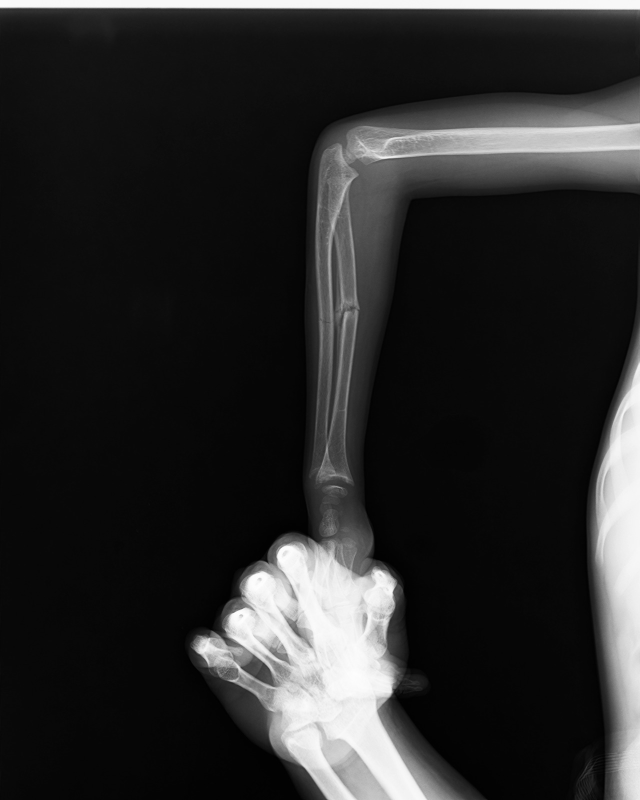
#> input picture ID003-xray_analysis/images/00_original.png, 1280 x 1600 px, found by its file name (shown at 1/2 size)
$ python 06_geometry.py
#> lines starting #> are read from the running program, lines starting #| are printed output that depends on the picture; after the words box and inside, x2 and y2 are one past the last pixel; in counts of white or black regions, pixels touching at a corner belong together
import json
import numpy as np
import cv2
from pathlib import Path
from PIL import Image

base = Path(__file__).resolve().parent.parent
meas = base / "measurements"
meas.mkdir(exist_ok=True)
img = np.array(Image.open(base / "images" / "00_original.png").convert("L"))
H, W = img.shape
#> H = 1600; W = 1280

# Bone mask: bright structures. Use Otsu on the image.
_, bone = cv2.threshold(img, 0, 255, cv2.THRESH_BINARY + cv2.THRESH_OTSU)
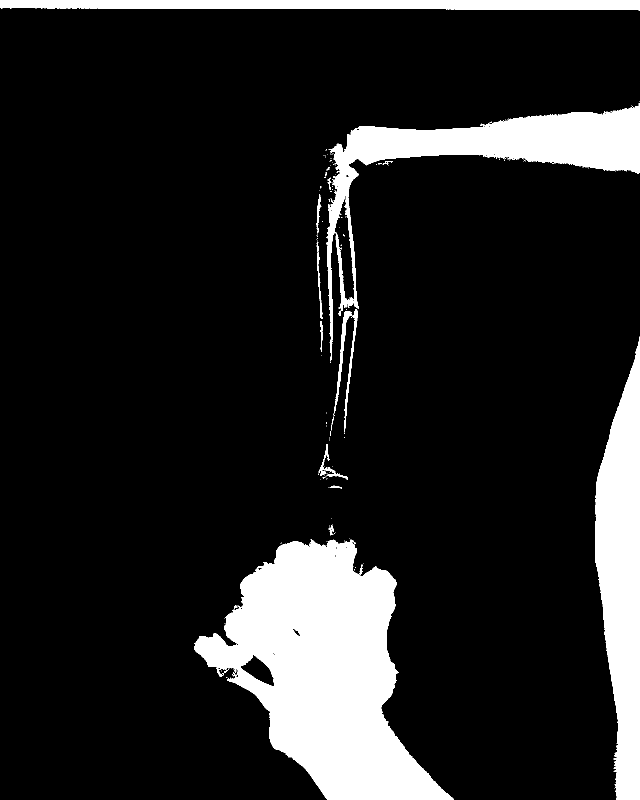
#> bone: shape (1600, 1280) (shown at 1/2 size); 13.5% white; 141 white regions (121 under 20 px), largest, box (x1, y1, x2, y2) and area: (388, 1079, 908, 1600) 139464, (1190, 673, 1280, 1600) 55671, (652, 210, 1280, 723) 54820
# keep only the largest connected component (the limb) to drop background specks
n, labels, stats, cents = cv2.connectedComponentsWithStats(bone, 8)
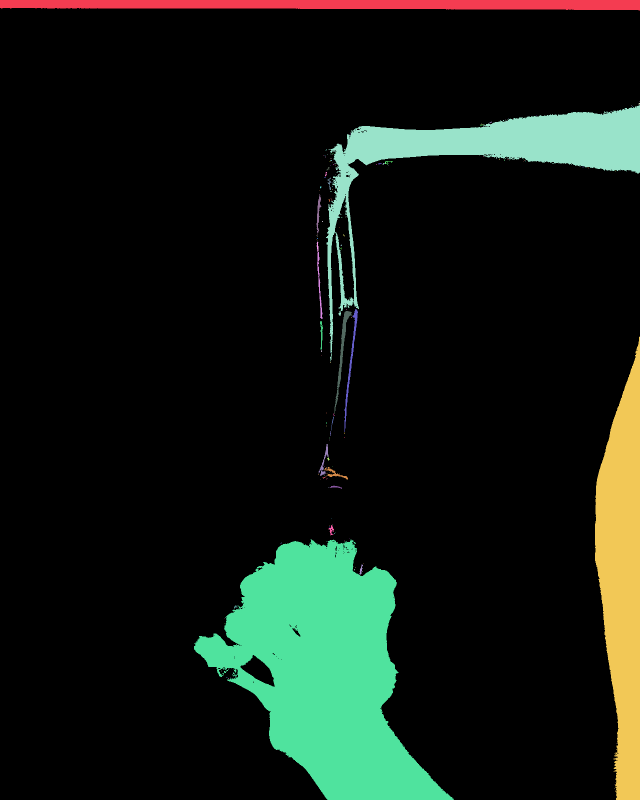
#> labels: shape (1600, 1280) int32 (shown at 1/2 size); 142 distinct labels, from 0 to 141; one colour per label, 0 black
#> n = 142; stats = 142 rows, first 6: [0, 16, 1280, 1584, 1770900], [0, 0, 1280, 21, 22871], [1279, 202, 1, 1, 1], [1277, 206, 3, 3, 8], [1263, 210, 1, 1, 1], [652, 210, 628, 513, 54820]; cents = 142 pairs, first value 442 to 1279, second value 8.47 to 1576
largest = 1 + np.argmax(stats[1:, cv2.CC_STAT_AREA])
#> largest = 123
limb = (labels == largest).astype(np.uint8) * 255
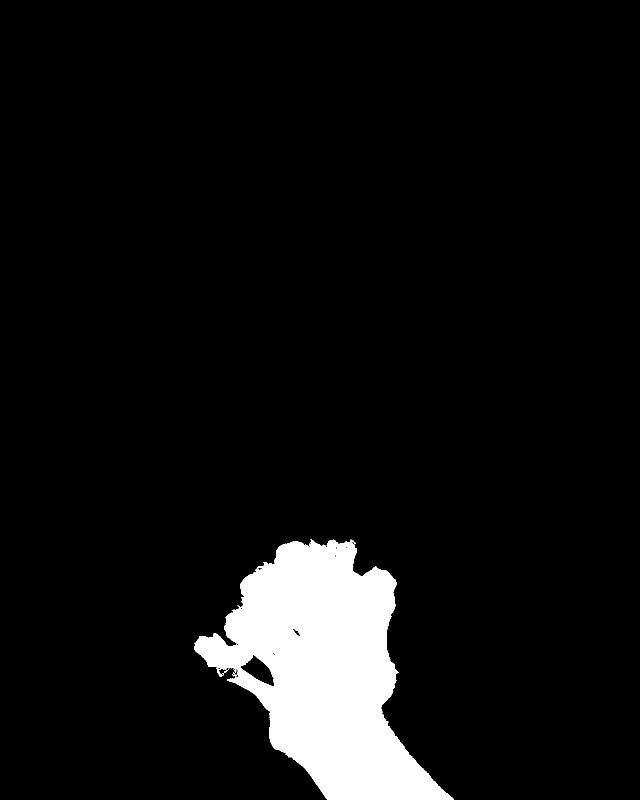
#> limb: shape (1600, 1280) (shown at 1/2 size); 6.8% white; 1 white region, box (x1, y1, x2, y2) and area: (388, 1079, 908, 1600) 139464

cv2.imwrite(str(base / "images" / "06_bone_mask.png"), limb)

def region_mask(x0, y0, x1, y1):
    m = np.zeros_like(limb)
    m[y0:y1, x0:x1] = limb[y0:y1, x0:x1]
    return m

def pca_angle(m):
    ys, xs = np.nonzero(m > 0)
    if len(xs) < 20:
        return None, None
    pts = np.stack([xs, ys], axis=1).astype(np.float64)
    mean = pts.mean(axis=0)
    centered = pts - mean
    cov = np.cov(centered.T)
    evals, evecs = np.linalg.eigh(cov)
    major = evecs[:, np.argmax(evals)]  # (dx, dy)
    ang = float(np.degrees(np.arctan2(major[1], major[0])))
    return ang, mean

# Approximate component boxes (from visual inspection of this specific image).
regions = {
    "tibia":      (150, 20, 260, 250),   # distal tibia shaft
    "fibula":     (110, 40, 175, 250),   # distal fibula
    "talus":      (140, 255, 235, 330),  # talus body/head
    "calcaneus":  (95, 300, 200, 405),   # calcaneus
    "metatarsals":(200, 300, 330, 380),  # metatarsal shafts/head
}
out = {"otsu_threshold": int(cv2.threshold(img,0,255,cv2.THRESH_BINARY+cv2.THRESH_OTSU)[0]),
       "limb_area_px": int((limb>0).sum()),
       "components": {}}
for name, (x0,y0,x1,y1) in regions.items():
    m = region_mask(x0,y0,x1,y1)
    ang, mean = pca_angle(m)
    area = int((m>0).sum())
    out["components"][name] = {
        "box": [x0,y0,x1,y1],
        "area_px": area,
        "principal_axis_angle_deg": (round(ang,2) if ang is not None else None),
        "centroid": ([round(mean[0],1), round(mean[1],1)] if mean is not None else None),
    }
#> after the loop, out = 3 items

# Coarse congruence screen:
#  - tibia vs talus centroid horizontal offset (talus should sit under the tibia)
tib = out["components"]["tibia"]["centroid"]; tal = out["components"]["talus"]["centroid"]
if tib and tal:
    out["congruence"] = {
        "tibia_centroid": tib, "talus_centroid": tal,
        "dx_talus_minus_tibia_px": round(tal[0]-tib[0],1),
        "note": "small |dx| => talus under tibial plafond; large |dx| => possible talar displacement. Coarse only (oblique plantar-flexed pose).",
    }
(meas / "06_geometry.json").write_text(json.dumps(out, indent=2))
print(json.dumps(out, indent=2))
#> (printed output is left out)
